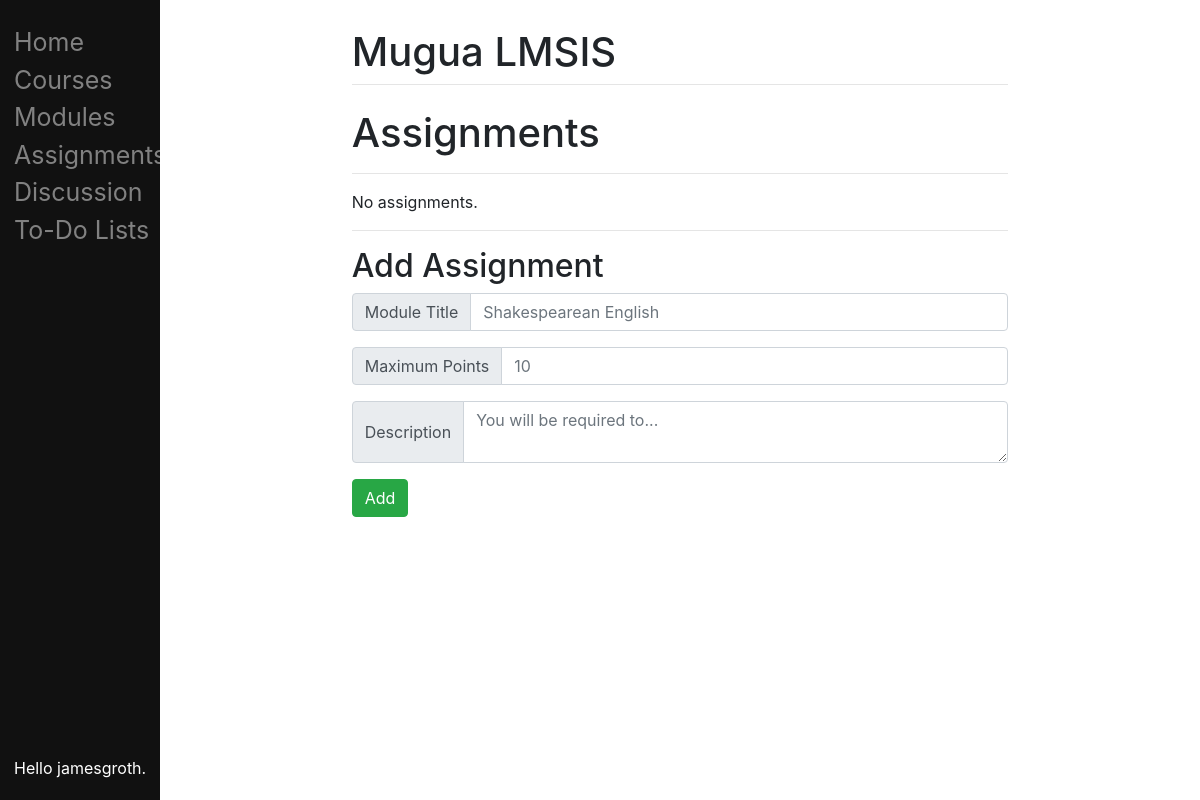
/assignments/ (signed in), run on an earlier commit of the app's database.
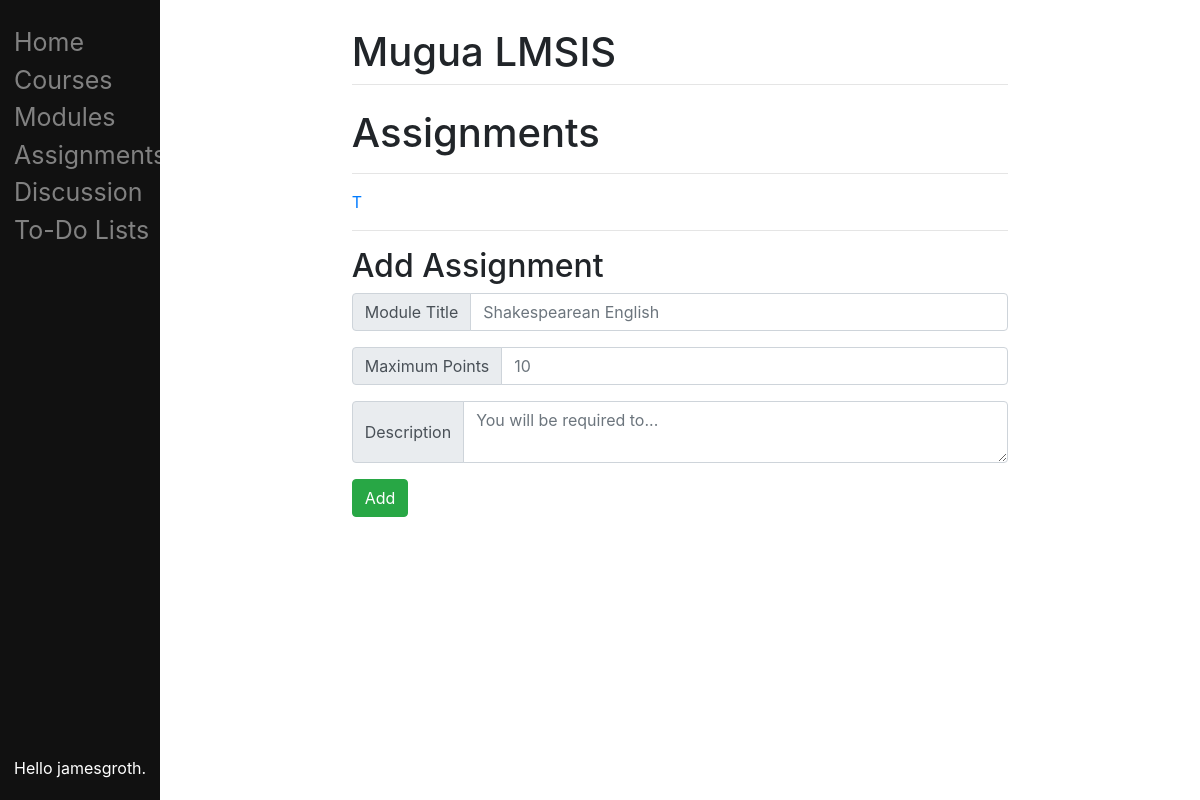
And on a later commit of the database.
### main/models.py (models this page shows, shortened)
class Assignment(models.Model):
    course = models.ForeignKey(Course, on_delete=models.CASCADE, related_name="asmtcourse", null=True)
    module = models.ForeignKey(Module, on_delete=models.CASCADE, related_name="asmtmodule", null=True)
    title = models.CharField(max_length=120)
    max_grade_pts = models.IntegerField(default=100)
    description = models.TextField()

### main/views.py (the view)
# urls.py: path("assignments/", views.assignments, name="assignments"),
def assignments(response):
    if response.method == "POST":
        print(response.POST)
        form = CreateAssignment(response.POST)
        if form.is_valid():
            title = form.cleaned_data["title"]
            max_grade_pts = form.cleaned_data["max_grade_pts"]
            description = form.cleaned_data["description"]
            course = Course(id=response.session['current_course_id'])
            a = Assignment(title=title, max_grade_pts=max_grade_pts, description=description, course=course)
            a.save()
    else:
        form = CreateAssignment()
    assignments = Assignment.objects.all()
    current_course = response.session['current_course_id']
    course_asmt_count = 0
    course_has_asmts = False
    for assignment in assignments:
        if int(assignment.course.id) == int(current_course):
            course_asmt_count += 1
    if course_asmt_count != 0:
        course_has_asmts = True
    return render(response, "main/assignments.html", {"assignments": assignments, "course_has_asmts": course_has_asmts})

### main/templates/main/assignments.html (shortened to what this page needs)
{% extends "main/base.html" %}
{% block content %}
    <h1>Assignments</h1>
    <hr />
    {% if course_has_asmts %}
        {% for assignment in assignments %}
            {% if assignment.course.id|add:"0" == request.session.current_course_id|add:"0" %}
                <p><a href="/assignments/{{assignment.id}}">{{assignment.title}}</a></p>
            {% endif %}
        {% endfor %}
    {% else %}
        <p>No assignments.</p>
    {% endif %}
    <hr />
    <h2>Add Assignment</h2>
    <form method="post" action="/assignments/">
        <div class="container">
            <div class="row mb-3">
                <div class="input-group">
                    <div class="input-group-prepend">
                        <div class="input-group-text">Module Title</div>
                    </div>
                    <input type="text" name="title" class="form-control" id="inlineFormInputGroupUsername" placeholder="Shakespearean English" required>
                </div>
            </div>
            <div class="row mb-3">
                <div class="input-group">
                    <div class="input-group-prepend">
                        <div class="input-group-text">Maximum Points</div>
                    </div>
                    <input type="number" name="max_grade_pts" class="form-control" id="inlineFormInputGroupUsername" placeholder="10" required>
                </div>
            </div>
            <div class="row mb-3">
                <div class="input-group">
                    <div class="input-group-prepend">
                        <div class="input-group-text">Description</div>
                    </div>
                    <textarea class="form-control" name="description" id="validationTextarea" placeholder="You will be required to..." required></textarea>
                </div>
            </div>
            <div class="row mb-1">
                <button type="submit" name="addAssignment" value="asmt" class="btn btn-success">Add</button>
            </div>
        </div>
    </form>
{% endblock %}

### main/templates/main/base.html (shortened to what this page needs)
<!DOCTYPE html>
<html lang="en">
<head>
    <link rel="stylesheet" href="https://cdn.jsdelivr.net/npm/bootstrap@4.3.1/dist/css/bootstrap.min.css">
    {% load static %}
    <link rel="stylesheet" type="text/css" href="{% static 'main/styles.css' %}" />
</head>
<body>
    <div class="d-flex flex-column sidenav">
        <div class="p-1">
            <a href="/">Home</a>
            <a href="/courses">Courses</a>
            {% if request.session.current_course != 'None' %}
                <a href="/modules">Modules</a>
                <a href="/assignments">Assignments</a>
                <a href="/discuss">Discussion</a>
            {% endif %}
            <a href="/tdl">To-Do Lists</a>
        </div>
        {% if user.is_authenticated %}
        <div class="mt-auto p-1 userinfo">
            <p>Hello {{user.get_username}}.</p>
        </div>
        {% endif %}
    </div>
    <div class="main" id="content" name="content">
        <div class="row justify-content-center">
            <div class="col-8">
                <h1 class="mt-2">Mugua LMSIS</h1>
                <hr class="mt-0 mb-4" />
                {% block content %}
                {% endblock %}
            </div>
        </div>
</body>
</html>

### main/static/main/styles.css (style rules this page uses)
.sidenav { height: 100%; width: 160px; position: fixed; z-index: 1; top: 0; left: 0; background-color: #111; overflow-x: hidden; padding-top: 20px; padding-left: 10px; }
.sidenav a { text-decoration: none; color: #818181; font-size: 25px; display: block; }
.userinfo { color: #fff; }
.main { margin-left: 160px; padding: 20px; }

What changed in the data, as far as the page shows it:
added Assignment: title "T"
Also different on the page:
text no longer shown: "No assignments."
